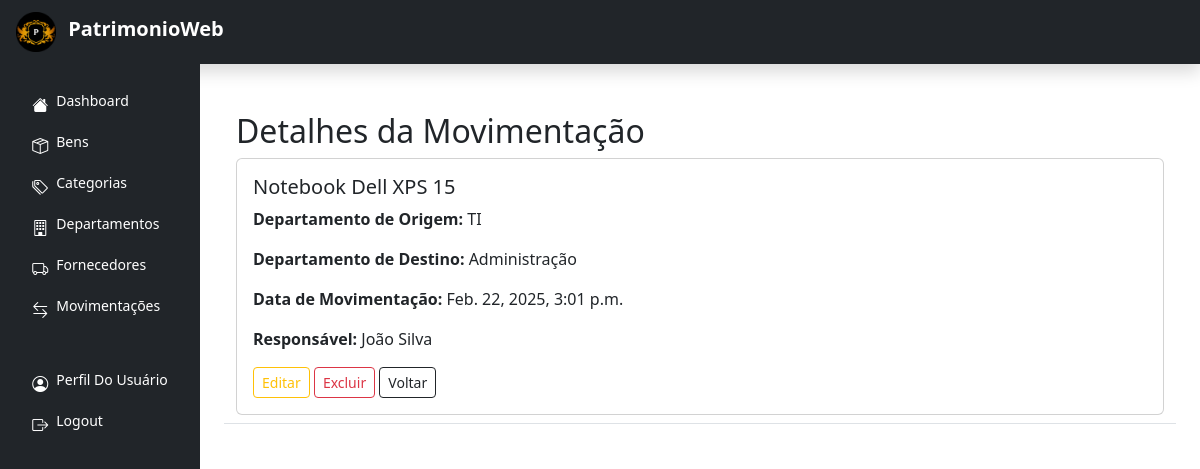
Page /movimentacoes/4/ (signed in) on the committed database.
### patrimonioweb/models.py (models this page shows, shortened)
class Movimentacoes(models.Model):
    bem = models.ForeignKey(Bens, on_delete=models.CASCADE)
    departamento_origem = models.ForeignKey(Departamentos, related_name='origem', on_delete=models.CASCADE)
    departamento_destino = models.ForeignKey(Departamentos, related_name='destino', on_delete=models.CASCADE)
    data_movimentacao = models.DateTimeField(auto_now_add=True)
    responsavel = models.CharField(max_length=100)

class Bens(models.Model):
    nome = models.CharField(max_length=200)
    categoria = models.ForeignKey(Categorias, on_delete=models.CASCADE)
    departamento = models.ForeignKey(Departamentos, on_delete=models.CASCADE)
    fornecedor = models.ForeignKey(Fornecedores, on_delete=models.SET_NULL, null=True, blank=True)
    data_aquisicao = models.DateField()
    valor = models.DecimalField(max_digits=10, decimal_places=2)
    codigo_rfid = models.CharField(max_length=50, unique=True)
    imagem = models.ImageField(upload_to='bens/', blank=True, null=True)

class Departamentos(models.Model):
    nome = models.CharField(max_length=100, unique=True)
    def __str__(self):
        return self.nome

### patrimonioweb/views.py (the view)
# urls.py: path('movimentacoes/<int:pk>/', views.movimentacoes_detail, name='movimentacoes_detail'),
@login_required
def movimentacoes_detail(request, pk):
    movimentacao = get_object_or_404(Movimentacoes, pk=pk)
    return render(request, 'movimentacoes/movimentacoes_detail.html', {'movimentacao': movimentacao})

### patrimonioweb/templates/movimentacoes/movimentacoes_detail.html
{% extends 'base.html' %}
{% block content %}
<div class="container mt-5">
    <h2>Detalhes da Movimentação</h2>
    <div class="card">
        <div class="card-body">
            <h5 class="card-title">{{ movimentacao.bem.nome }}</h5>
            <p class="card-text"><strong>Departamento de Origem:</strong> {{ movimentacao.departamento_origem }}</p>
            <p class="card-text"><strong>Departamento de Destino:</strong> {{ movimentacao.departamento_destino }}</p>
            <p class="card-text"><strong>Data de Movimentação:</strong> {{ movimentacao.data_movimentacao }}</p>
            <p class="card-text"><strong>Responsável:</strong> {{ movimentacao.responsavel }}</p>
            <div class="mt-3">
                <a href="{% url 'movimentacoes_update' movimentacao.id %}" class="btn btn-outline-warning btn-sm">Editar</a>
                <a href="{% url 'movimentacoes_delete' movimentacao.id %}" class="btn btn-outline-danger btn-sm">Excluir</a>
                <a href="{% url 'movimentacoes_list' %}" class="btn btn-outline-dark btn-sm">Voltar</a>
            </div>
        </div>
    </div>
</div>
{% endblock %}

### patrimonioweb/static/css/styles.css (style rules this page uses)
html, body { height: 100vh; margin: 0; padding: 0; width: 100%; overflow-x: hidden; min-height: 100vh; }

### rows in the picture
Movimentacoes: bem.nome "Notebook Dell XPS 15", departamento_origem "TI", departamento_destino "Administração", data_movimentacao "Feb. 22, 2025, 3:01 p.m.", responsavel "João Silva"
